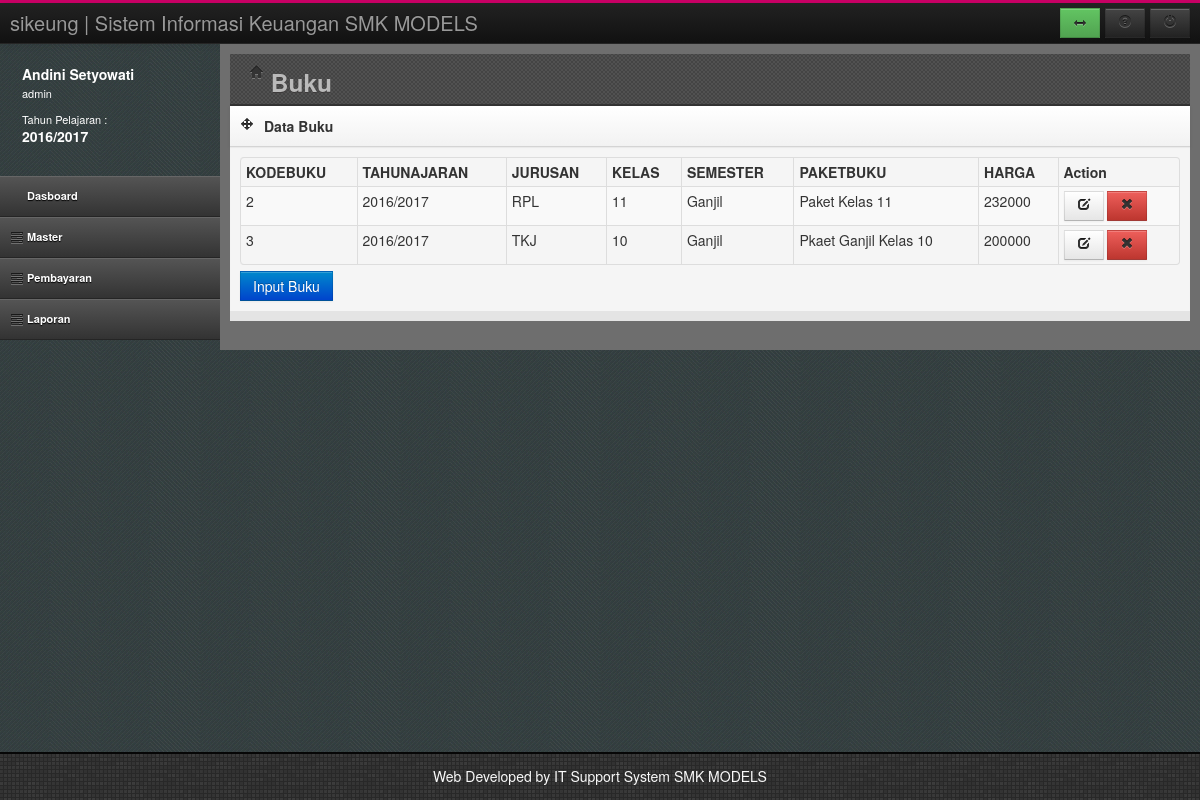
Screenshot of /index.php?page=buku (signed in) with the database file from the repository.
### tables this page shows
CREATE TABLE `tahunjar` (
  `TahunAkademik` varchar(20) NOT NULL,
  `Status` varchar(20) DEFAULT NULL,
  PRIMARY KEY (`TahunAkademik`)
);

CREATE TABLE `buku` (
  `KODEBUKU` int(11) NOT NULL AUTO_INCREMENT,
  `PAKETBUKU` varchar(50) DEFAULT NULL,
  `TAHUNAJARAN` varchar(10) DEFAULT NULL,
  `SEMESTER` varchar(11) DEFAULT NULL,
  `HARGA` int(11) DEFAULT NULL,
  `Kode_jur` int(11) DEFAULT NULL,
  `GRADE` varchar(10) DEFAULT NULL,
  PRIMARY KEY (`KODEBUKU`)
);

CREATE TABLE `jurusan` (
  `KODE_JUR` int(11) NOT NULL AUTO_INCREMENT,
  `NAMA_JUR` varchar(50) DEFAULT NULL,
  PRIMARY KEY (`KODE_JUR`)
);

### buku.php (the view, shortened to what this page needs)
<header class="head">
	<div class="main-bar">
		<h3><i class="icon-home"></i> Buku</h3>
	</div>
</header>
<div class="row-fluid">
	<div class="span12">
		<div class="box">
			<header>
				<div class="icons"><i class="icon-move"></i></div>
				<h5>Data Buku</h5>
			</header>
			<div id="collapse4" class="body">
				<table id="dataTable" class="table table-bordered table-condensed table-hover table-striped">
					<thead>
						<tr>
							<th>KODEBUKU</th>
                                                        <th>TAHUNAJARAN</th>
                                                        <th>JURUSAN</th>
                                                        <th>KELAS</th>
							<th>SEMESTER</th>
                                                        <th>PAKETBUKU</th>
							<th>HARGA</th>
							<th>Action</th>
						</tr>
					</thead>
					<tbody>
					<?php
					$sql = "SELECT   a.KODEBUKU,  a.PAKETBUKU,  a.TAHUNAJARAN,  a.SEMESTER,  a.HARGA ,b.KODE_JUR,b.NAMA_JUR,a.Grade
                                        FROM buku a, jurusan b
                                        WHERE a.Kode_jur=b.KODE_JUR and  a.TahunAjaran='$TahunAktif'";
					$rw=mysql_query($sql);
					while($rs=mysql_fetch_array($rw))
					{
					?>
						<tr>
							<td><?php echo $rs[0]; ?></td>
							<td><?php echo $rs[2]; ?></td>
							<td><?php echo $rs[6]; ?></td>
                                                        <td><?php echo $rs[7]; ?></td>
                                                        <td><?php echo $rs[3]; ?></td>
                                                        <td><?php echo $rs[1]; ?></td>
                                                        <td><?php echo $rs[4]; ?></td>
							<td>
								<a href="?page=addbuku&act=1&id=<?php echo $rs[0]; ?>"><button class="btn edit"><i class="icon-edit"></i></button></a>
								<a href="hapusbuku.php?id=<?php echo $rs[0]; ?>"><button class="btn btn-danger remove"><i class="icon-remove"></i></button></a>
							</td>
						</tr>
					<?php
					}
					?>
					</tbody>
				</table>
				<a href="?page=addbuku&act=0">
					<input type="submit" value="Input Buku" class="btn btn-primary">
				</a>
			</div>
		</div>
	</div>
</div>

### usersesion.php
<div class="media user-media hidden-phone">
	<div class="media-body hidden-tablet">
		<h5 class="media-heading"><?php echo $LogNamaUser;?></h5>
		<ul class="unstyled user-info">
			<li><?php echo $LogHak;?><br/><br/></li>
			<li>Tahun Pelajaran : <br/>
				<h5 class="media-heading"><?php echo $TahunAktif ;?></h5>
			</li>
		</ul>
	</div>
</div>

### assets/css/style.css (style rules this page uses)
html, body { height: 100%; }
.head { height: 40px; padding-bottom: 10px; *zoom: 1; }
.head:before, .head:after { display: table; content: ""; line-height: 0; }
.head:after { clear: both; }
.head .main-bar { margin-left: 20px; position: relative; }
#left .user-media { color: #fff; padding: 20px 0 20px 10px; }
#left .user-media .media-body { float: left; margin-left: 12px; }
#left .user-media .media-body h5 { margin-bottom: 3px; }
#left .user-media .media-body .user-info li { line-height: 13px; font-size: 11px; }
.head { background-color: #444444; background-image: url("../img/bg.png"); background-repeat: repeat; border-bottom: 2px solid #333333; }
.head .main-bar h3 { color: #BABABA; line-height: 29px; text-shadow: 0 1px 0 rgba(51, 47, 47, 0.6); }
.box { margin-bottom: 10px; position: relative; width: 100%; }
.box header { background-color: #fafafa; background-image: -moz-linear-gradient(top, #ffffff, #f2f2f2); background-image: -webkit-gradient(linear, 0 0, 0 100%, from(#ffffff), to(#f2f2f2)); background-image: -webkit-linear-gradient(top, #ffffff, #f2f2f2); background-image: -o-linear-gradient(top, #ffffff, #f2f2f2); background-image: linear-gradient(to bottom, #ffffff, #f2f2f2); background-repeat: repeat-x; filter: progid:DXImageTransform.Microsoft.gradient(startColorstr='#ffffffff', endColorstr='#fff2f2f2', GradientType=0); border-bottom: 1px solid #d4d4d4; -webkit-box-shadow: 0 1px 4px rgba(0, 0, 0, 0.065); -moz-box-shadow: 0 1px 4px rgba(0, 0, 0, 0.065); box-shadow: 0 1px 4px rgba(0, 0, 0, 0.065); *zoom: 1; }
.box header:before, .box header:after { display: table; content: ""; line-height: 0; }
.box header:after { clear: both; }
.box header .icons, .box header h5 { float: left; margin: 0; }
.box header .icons { float: left; display: block; padding: 10px 5px 10px 10px; }
.box header h5 { margin: 10px 0 10px 5px; }
.box .body, .box .block { padding: 10px; background-color: #F5F5F5; -webkit-box-shadow: inset 0 1px 1px rgba(0, 0, 0, 0.05); -moz-box-shadow: inset 0 1px 1px rgba(0, 0, 0, 0.05); box-shadow: inset 0 1px 1px rgba(0, 0, 0, 0.05); }
.btn { -webkit-border-radius: 0; -moz-border-radius: 0; border-radius: 0; }

### assets/css/responsive-tables.css (style rules this page uses)
table th { font-weight: bold; }
table td, table th { padding: 9px 10px; text-align: left; }

### rows the page displays
tahunjar: TahunAkademik "2016/2017"
buku: KODEBUKU "2", TAHUNAJARAN "2016/2017", Kode_jur.NAMA_JUR "RPL", GRADE "11", SEMESTER "Ganjil", PAKETBUKU "Paket Kelas 11", HARGA "232000"
buku: KODEBUKU "3", TAHUNAJARAN "2016/2017", Kode_jur.NAMA_JUR "TKJ", GRADE "10", SEMESTER "Ganjil", PAKETBUKU "Pkaet Ganjil Kelas 10", HARGA "200000"

### other values shown
$LogNamaUser "Andini Setyowati"
$LogHak "admin"
